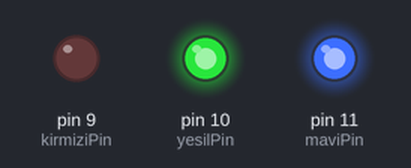
Recording of a sketch running on a simulated Arduino Uno, built with avr-gcc and run on an emulated ATmega328P. On the bench: output pins drawn as LEDs (lit = HIGH).

Above: at 0.05 s.
At 2.65 s:
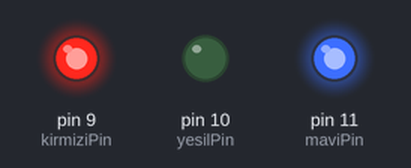
At 3.95 s:
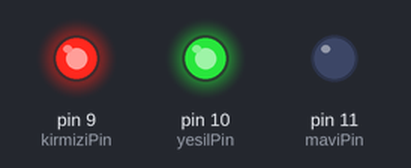
At 5.25 s:
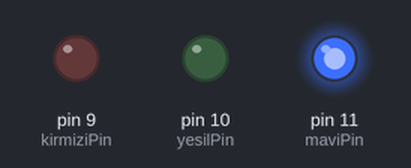
At 7.85 s:
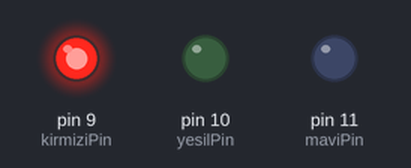
At 10.45 s:
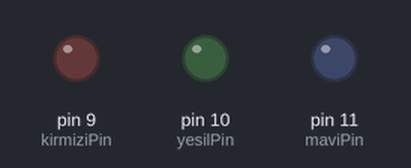
Timing chart, 0 to 13.7 s (numbered marks = the images above):
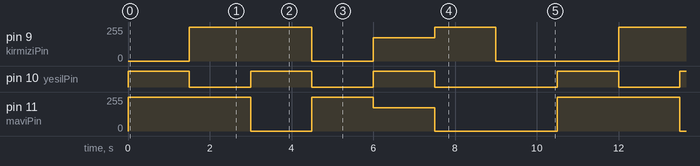

Measured:
- by itself, pin 9 (kirmiziPin): repeats every 10.5 s: 0/255 1.5 s, 175/255 1.5 s, 255/255 1.5 s, 0/255 3.0 s, 255/255 3.0 s
- by itself, pin 10 (yesilPin): repeats every 10.5 s: 2 × (LOW 1.5 s, HIGH 1.5 s), LOW 3.0 s, HIGH 1.5 s
- by itself, pin 11 (maviPin): repeats every 10.5 s: 0/255 1.5 s, 255/255 1.5 s, 175/255 1.5 s, 0/255 3.0 s, 255/255 3.0 s

The sketch:

index.ino
```cpp
int kirmiziPin=9;
int yesilPin=10;
int maviPin=11;
void setup() {
 pinMode(kirmiziPin,OUTPUT);
 pinMode(yesilPin,OUTPUT);
 pinMode(maviPin,OUTPUT);
}
void loop() {
 renkAyarla(255,0,0);
 delay(1500);
 renkAyarla(0,255,0);
 delay(1500);
 renkAyarla(0,0,255);
 delay(1500);
 renkAyarla(255,255,0);
 delay(1500);
 renkAyarla(80,0,80);
 delay(1500);
 renkAyarla(0,255,255);
 delay(1500);
 renkAyarla(255,255,255);
 delay(1500);
}
void renkAyarla(int kirmizi,int yesil,
int mavi)
{
 kirmizi=255-kirmizi;
 yesil=255-yesil;
 mavi=255-mavi;
 analogWrite(kirmiziPin,kirmizi);
 analogWrite(yesilPin,yesil);
 analogWrite(maviPin,mavi);
}
```
